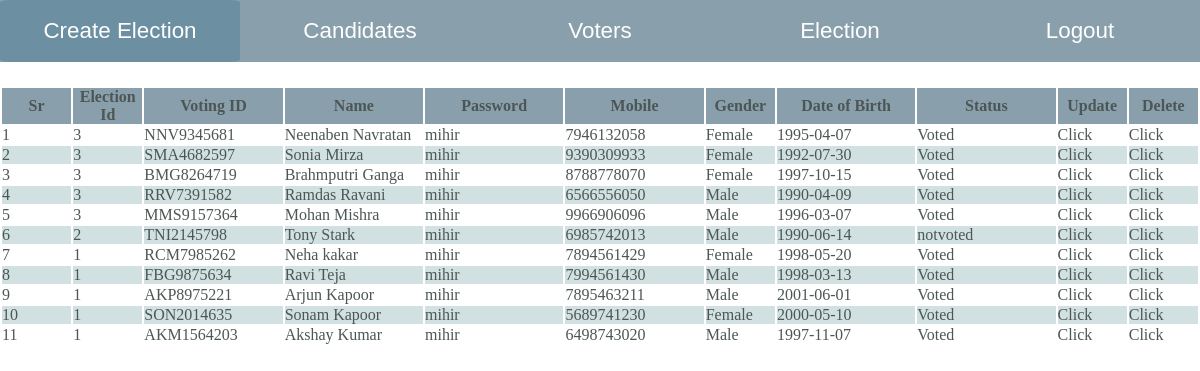
Page /user_op.php?u=1 (signed in) on the committed database.
### tables this page shows
CREATE TABLE `voters` (
  `vid` varchar(10) NOT NULL,
  `Eid` int(5) NOT NULL,
  `vname` char(30) NOT NULL,
  `pwd` varchar(10) NOT NULL,
  `mobile` bigint(10) NOT NULL,
  `gender` char(7) NOT NULL,
  `dob` date NOT NULL,
  `status` char(8) NOT NULL
);

### user_op.php (the view, shortened to what this page needs)
<?php
	include("admin_nav.php");
	include('db.php');
?>
<!DOCTYPE html>
<html>
<body>
	<?php
	if(isset($_REQUEST['u']))
	{
		$utype = $_REQUEST['u'];
		if($utype == 1)
		{
			$sql="select * from voters order by Eid desc";
			$run=mysqli_query($con,$sql);
			$i=1;
	?>
	<center>
		<table class="table">
			<tr>
				<th style="width: 5%;">Sr</th>
				<th style="width: 5%;">Election Id</th>
				<th style="width: 10%;">Voting ID</th>
				<th style="width: 10%;">Name</th>
				<th style="width: 10%;">Password</th>
				<th style="width: 10%;">Mobile</th>
				<th style="width: 5%;">Gender</th>
				<th style="width: 10%;">Date of Birth</th>
				<th style="width: 10%;">Status</th>
				<th style="width: 5%"> Update</th>
				<th style="width: 5%"> Delete</th>
			</tr>
	<?php
		while ($row = mysqli_fetch_assoc($run))
		{
			$vid=$row['vid'];
			if($i % 2 == 0)
			{
				echo "<tr style='background: #d1e0e0'>";
			}
			else
			{
				echo "<tr>";
			}
				echo "<td>".$i."</td>";
				echo "<td>".$row['Eid']."</td>";
				echo "<td>".$row['vid']."</td>";
				echo "<td>".$row['vname']."</td>";
				echo "<td>".$row['pwd']."</td>";
				echo "<td>".$row['mobile']."</td>";
				echo "<td>".$row['gender']."</td>";
				echo "<td>".$row['dob']."</td>";
				echo "<td>".$row['status']."</td>";
	?>			<td><a style="text-decoration: none; color:#4d5656 ;" href="operation.php?ch= 1 & vid='<?php echo
					$vid; ?>'">Click</a></td>
				<td><a style="text-decoration: none; color:#4d5656 ;" href="operation.php?ch= 0 & vid='<?php echo $vid; ?>'">Click</a></td>
	<?php		echo "</tr>";
			$i++;
		}
	}
	?>
		</table>
	<?php
		}
	?>
</body>
</html>

### admin_nav.php (shortened to what this page needs)
<!DOCTYPE html>
<html>
<head>
	<link rel="stylesheet" type="text/css" href="style.css">
</head>
<body>
	<nav>
		<ul class="navbar">
			<li class="nav"><a href="admin_home.php" >Create Election</a></li>
			<li class="nav"><a href="user_op.php?u=0">Candidates</a></li>
			<li class="nav"><a href="user_op.php?u=1">Voters</a></li>
			<li class="nav"><a href="election_result.php">Election</a></li>
			<li class="nav"><a href="logout.php">Logout</a></li>
		</ul>
	</nav>
</body>
</html>

### style.css (style rules this page uses)
* { margin: 0; padding: 0; color: #4d5656; }
.table { align-items: center; margin-top: 2%; width: 100%; color: #fff; }
table tr th { background: rgba(21,67,90,.5); }
.navbar { height: 10%; width: 100%; display: flex; background: rgba(21,67,90,.5); }
.nav { text-align: center; font-family: sans-serif; display: inline; font-size: 140%; width: 100%; height: 10%; padding: 1.5%; color: #fff; background: transparent; }
li a { text-decoration: none; }
p,a { text-decoration: none; background: transparent; }
a { text-decoration: underline; color: #fff; }

### rows in the picture
voters: Eid "3", vid "NNV9345681", vname "Neenaben Navratan", pwd "mihir", mobile "7946132058", gender "Female", dob "1995-04-07", status "Voted"
voters: Eid "3", vid "SMA4682597", vname "Sonia Mirza", pwd "mihir", mobile "9390309933", gender "Female", dob "1992-07-30", status "Voted"
voters: Eid "3", vid "BMG8264719", vname "Brahmputri Ganga", pwd "mihir", mobile "8788778070", gender "Female", dob "1997-10-15", status "Voted"
voters: Eid "3", vid "RRV7391582", vname "Ramdas Ravani", pwd "mihir", mobile "6566556050", gender "Male", dob "1990-04-09", status "Voted"
voters: Eid "3", vid "MMS9157364", vname "Mohan Mishra", pwd "mihir", mobile "9966906096", gender "Male", dob "1996-03-07", status "Voted"
voters: Eid "2", vid "TNI2145798", vname "Tony Stark", pwd "mihir", mobile "6985742013", gender "Male", dob "1990-06-14", status "notvoted"
voters: Eid "1", vid "RCM7985262", vname "Neha kakar", pwd "mihir", mobile "7894561429", gender "Female", dob "1998-05-20", status "Voted"
voters: Eid "1", vid "FBG9875634", vname "Ravi Teja", pwd "mihir", mobile "7994561430", gender "Male", dob "1998-03-13", status "Voted"
voters: Eid "1", vid "AKP8975221", vname "Arjun Kapoor", pwd "mihir", mobile "7895463211", gender "Male", dob "2001-06-01", status "Voted"
voters: Eid "1", vid "SON2014635", vname "Sonam Kapoor", pwd "mihir", mobile "5689741230", gender "Female", dob "2000-05-10", status "Voted"
voters: Eid "1", vid "AKM1564203", vname "Akshay Kumar", pwd "mihir", mobile "6498743020", gender "Male", dob "1997-11-07", status "Voted"
